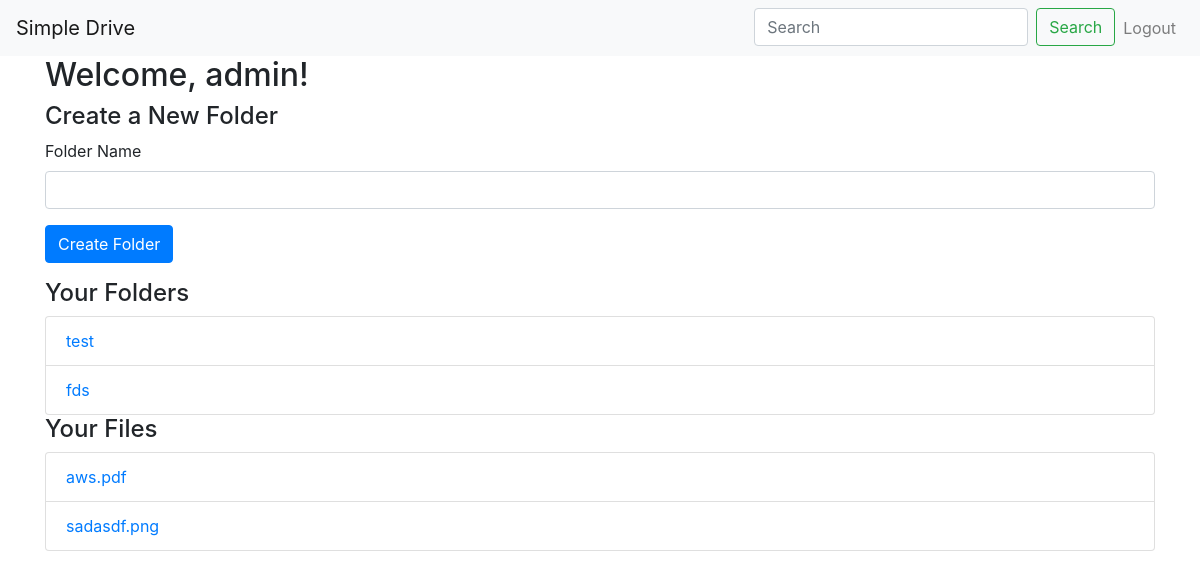
Screenshot of /home (signed in) with the database file from the repository.
### app/models.py (models this page shows, shortened)
class User(db.Model, UserMixin):
    id = db.Column(db.Integer, primary_key=True)
    username = db.Column(db.String(20), unique=True, nullable=False)
    email = db.Column(db.String(120), unique=True, nullable=False)
    password = db.Column(db.String(60), nullable=False)
    root_folder = db.Column(db.String(100), nullable=False, default='')

class Folder(db.Model):
    id = db.Column(db.Integer, primary_key=True)
    name = db.Column(db.String(100), nullable=False)
    user_id = db.Column(db.Integer, db.ForeignKey('user.id'), nullable=False)
    parent_id = db.Column(db.Integer, db.ForeignKey('folder.id'), nullable=True)
    path = db.Column(db.String(200), nullable=False)
    parent = db.relationship('Folder', remote_side=[id])

class File(db.Model):
    id = db.Column(db.Integer, primary_key=True)
    name = db.Column(db.String(100), nullable=False)
    folder_id = db.Column(db.Integer, db.ForeignKey('folder.id'), nullable=False)
    path = db.Column(db.String(200), nullable=False)
    date_uploaded = db.Column(db.DateTime, nullable=False, default=datetime.utcnow)
    folder = db.relationship('Folder', backref='files', lazy=True)

### app/routes.py (the view, shortened to what this page needs)
@app.route("/home", methods=['GET', 'POST'])
@login_required
def home():
    form = FolderForm()
    folders = Folder.query.filter_by(user_id=current_user.id, parent_id=None).all()
    files = File.query.join(Folder).filter(Folder.user_id == current_user.id, Folder.parent_id == None).all()
    return render_template('home.html', title='Home', folders=folders, files=files, form=form)

### app/forms.py
class FolderForm(FlaskForm):
    name = StringField('Folder Name', validators=[DataRequired(), Length(min=1, max=100)])
    submit = SubmitField('Create Folder')

### app/models.py (called while the page is built)
@login_manager.user_loader
def load_user(user_id):
    return User.query.get(int(user_id))

### app/templates/home.html (shortened to what this page needs)
{% extends "layout.html" %}
{% block content %}
    <h2>Welcome, {{ current_user.username }}!</h2>
    <h4>Create a New Folder</h4>
    <form method="POST" action="">
        <div class="form-group">
            {{ form.name.label(class="form-label") }}
            {{ form.name(class="form-control") }}
        </div>
        <div class="form-group">
            {{ form.submit(class="btn btn-primary") }}
        </div>
    </form>
    <h4>Your Folders</h4>
    <ul class="list-group">
        {% for folder in folders %}
            <li class="list-group-item">
                <a href="{{ url_for('folder', username=current_user.username, folder_id=folder.id) }}">{{ folder.name }}</a>
            </li>
        {% endfor %}
    </ul>
    <h4>Your Files</h4>
    <ul class="list-group">
        {% for file in files %}
            <li class="list-group-item">
                <a href="{{ url_for('download_file', filename=file.path) }}">{{ file.name }}</a>
            </li>
        {% endfor %}
    </ul>
{% endblock %}

### rows the page displays
User: username "admin"
Folder: name "test"
Folder: name "fds"
File: name "aws.pdf"
File: name "sadasdf.png"
